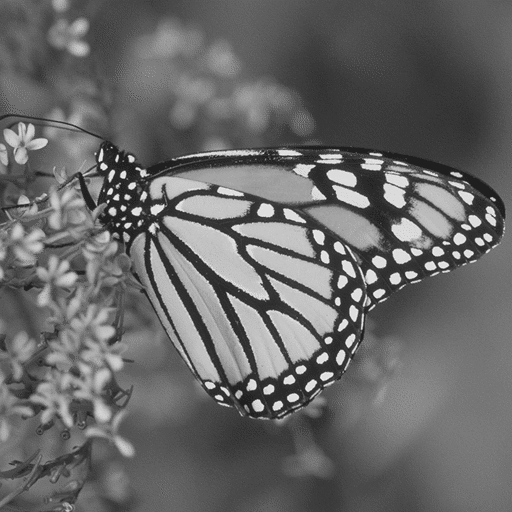
//> input picture c/kelebek.bmp, 512 x 512 px
$ ./main   (built with g++ and OpenCV 4)
//> lines starting //> are read from the running program, lines starting //| are printed output that depends on the picture
#include <opencv2/opencv.hpp>
#include <opencv2/highgui/highgui.hpp>
#include <opencv2/imgproc/imgproc.hpp>

int main()
{
    // Load the image
    cv::Mat img = cv::imread("../kelebek.bmp", cv::IMREAD_GRAYSCALE);
//> img is the input picture: 512 rows x 512 cols, CV_8UC1; min 31, max 237, mean 103.6

    // Check if image is loaded fine
    if(img.empty()){
        printf("Error opening image\n");
        return -1;
    }

    cv::Mat laplacian;

    // Calculate Laplacian
    cv::Laplacian(img, laplacian, CV_16S, 3, 1, 0, cv::BORDER_DEFAULT);
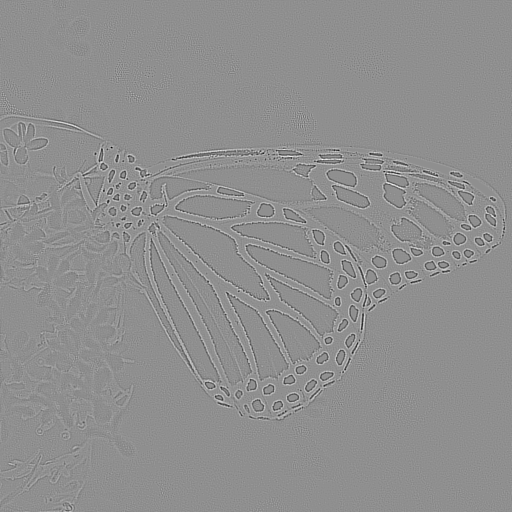
//> laplacian: 512 rows x 512 cols, CV_16SC1; min -1210, max 940, mean 0; drawn with min black and max white
    cv::convertScaleAbs(laplacian, laplacian);
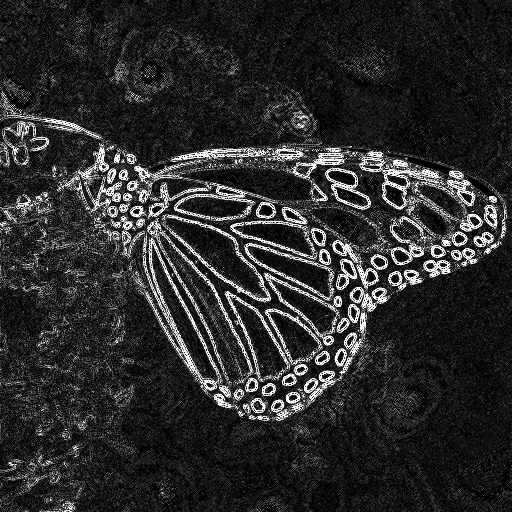
//> laplacian: 512 rows x 512 cols, CV_8UC1; min 0, max 255, mean 43.2

    // Save the image
    cv::imwrite("laplacian.bmp", laplacian);

    return 0;
}
